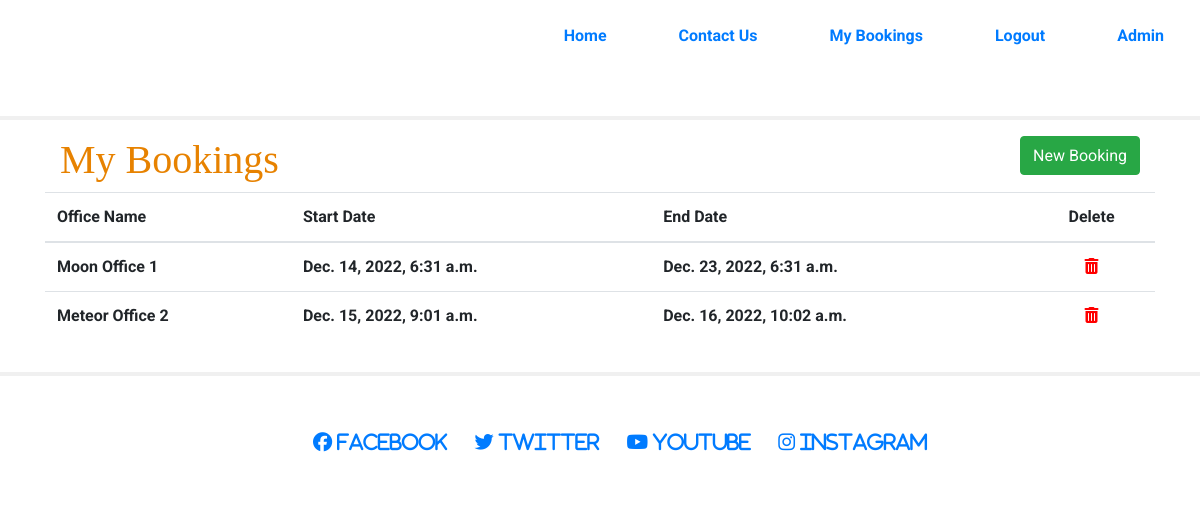
Page /office_bookings/ (signed in) on the earlier database version.
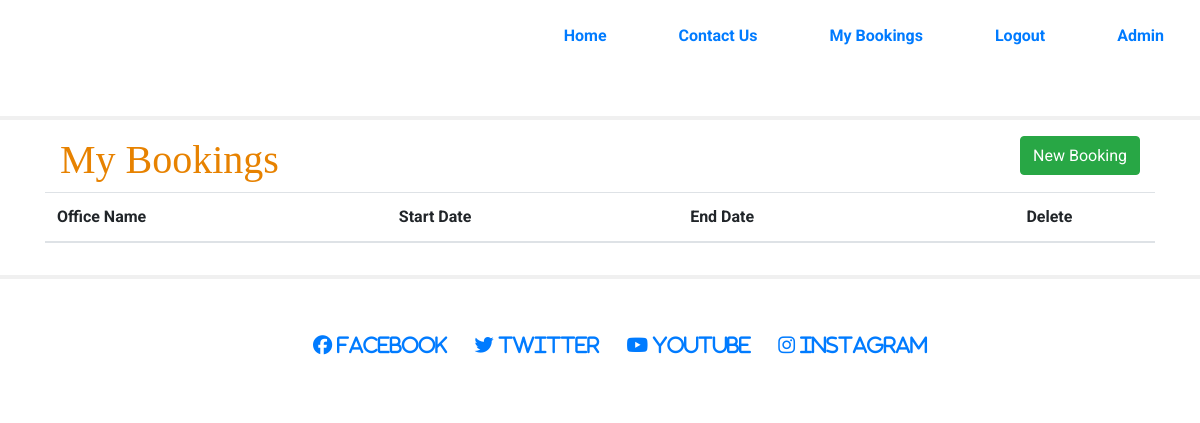
Same page on the later database version.
### myspace/models.py (models this page shows, shortened)
class Office_Spaces_Booked(models.Model):
    id = models.BigAutoField(primary_key=True)
    Office_Space_id = models.ForeignKey(Office_Spaces,on_delete=models.SET_NULL,null=True)
    office_type = models.ForeignKey(Office_Types,on_delete=models.SET_NULL,null=True)
    user = models.ForeignKey(User,on_delete=models.CASCADE)
    status = models.IntegerField(choices=STATUS, default=1)
    created_on = models.DateTimeField(auto_now_add=True)
    start_datetime = models.DateTimeField()
    end_datetime = models.DateTimeField()
    class Meta:
        ordering = ['created_on']

class Office_Spaces(models.Model):
    office_name = models.CharField(max_length=50)
    office_type = models.ForeignKey(
        Office_Types,
        on_delete=models.CASCADE)
    def __str__(self):
        return self.office_name

### myspace/views.py (the view)
# urls.py: path('office_bookings/', OfficeBookedList.as_view(), name='OfficeBookedList'),
class OfficeBookedList(generic.ListView):
    model = Office_Spaces_Booked
    def get_queryset(self, *args, **kwargs):
        if self.request.user.is_staff:
            booking_list = Office_Spaces_Booked.objects.all()
            return booking_list
        else:
            booking_list = Office_Spaces_Booked.objects.filter(user=self.request.user).order_by(id)
    template_name = 'office_bookings.html'
    paginate_by = 10

### templates/office_bookings.html (shortened to what this page needs)
{% extends "base.html" %}
{% block content %}
<div class="container-fluid">
    <div class="row">
        <div class="col">
            <h1 class="headings">My Bookings</h1>
        </div>
        <div class="col">
            <button class="btn btn-success float-right" onclick="window.location.href='/book'">New Booking</button>
        </div>
        <table class="table">
            <thead>
                <tr>
                    <th scope="col">Office Name</th>
                    <th scope="col">Start Date</th>
                    <th scope="col">End Date</th>
                    <th scope="col" class="icon-center">Delete</th>
                </tr>
            </thead>
            <tbody>
                {% for office_spaces_booked in object_list %}
                <tr>
                    <td>{{office_spaces_booked.Office_Space_id}}</td>
                    <td>{{office_spaces_booked.start_datetime}}</td>
                    <td>{{office_spaces_booked.end_datetime}}</td>
                    <td class="icon-center"><a href="{% url 'delete_office_booking' office_spaces_booked.id %}"><i class="fa fa-trash" aria-hidden="true"></i></a></td>
                </tr>
                {% endfor %}
            </tbody>
        </table>
    </div>
</div>
{%endblock %}

Differences in the rows shown:
removed Office_Spaces_Booked: Office_Space_id "Moon Office 1", start_datetime "Dec. 14, 2022, 6:31 a.m.", end_datetime "Dec. 23, 2022, 6:31 a.m."
removed Office_Spaces_Booked: Office_Space_id "Meteor Office 2", start_datetime "Dec. 15, 2022, 9:01 a.m.", end_datetime "Dec. 16, 2022, 10:02 a.m."
